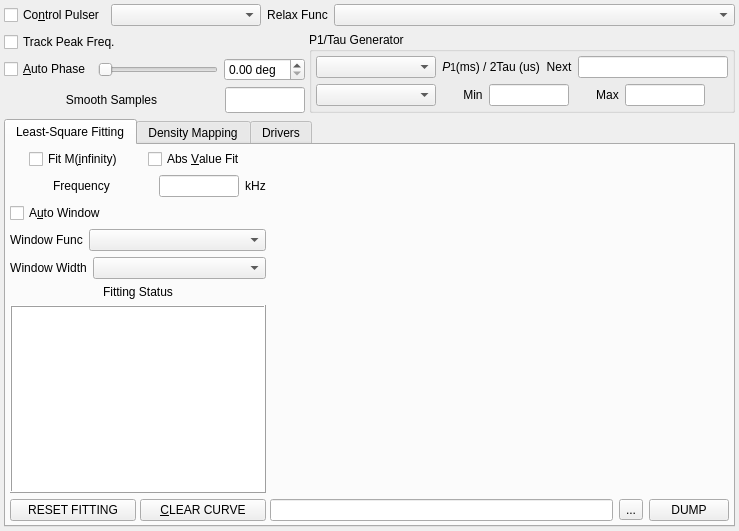
<?xml version="1.0" encoding="UTF-8"?>
<ui version="4.0">
 <class>FrmNMRT1</class>
 <widget class="QMainWindow" name="FrmNMRT1">
  <property name="geometry">
   <rect>
    <x>0</x>
    <y>0</y>
    <width>739</width>
    <height>531</height>
   </rect>
  </property>
  <property name="windowTitle">
   <string>NMR/NQR Relax(T1) Measurement</string>
  </property>
  <widget class="QWidget" name="widget">
   <layout class="QGridLayout" name="gridLayout_2">
    <property name="leftMargin">
     <number>4</number>
    </property>
    <property name="topMargin">
     <number>4</number>
    </property>
    <property name="rightMargin">
     <number>4</number>
    </property>
    <property name="bottomMargin">
     <number>4</number>
    </property>
    <property name="horizontalSpacing">
     <number>4</number>
    </property>
    <property name="verticalSpacing">
     <number>-1</number>
    </property>
    <item row="0" column="0" colspan="2">
     <layout class="QHBoxLayout" name="horizontalLayout_14">
      <item>
       <widget class="QCheckBox" name="m_ckbActive">
        <property name="sizePolicy">
         <sizepolicy hsizetype="Fixed" vsizetype="Fixed">
          <horstretch>0</horstretch>
          <verstretch>0</verstretch>
         </sizepolicy>
        </property>
        <property name="text">
         <string>Co&amp;ntrol Pulser</string>
        </property>
        <property name="shortcut">
         <string>Alt+N</string>
        </property>
       </widget>
      </item>
      <item>
       <widget class="QComboBox" name="m_cmbMode">
        <property name="sizePolicy">
         <sizepolicy hsizetype="Preferred" vsizetype="Fixed">
          <horstretch>0</horstretch>
          <verstretch>0</verstretch>
         </sizepolicy>
        </property>
        <property name="minimumSize">
         <size>
          <width>150</width>
          <height>0</height>
         </size>
        </property>
       </widget>
      </item>
      <item>
       <layout class="QHBoxLayout" name="_18">
        <property name="spacing">
         <number>6</number>
        </property>
        <item>
         <widget class="QLabel" name="textLabel5_3">
          <property name="sizePolicy">
           <sizepolicy hsizetype="Fixed" vsizetype="Fixed">
            <horstretch>0</horstretch>
            <verstretch>0</verstretch>
           </sizepolicy>
          </property>
          <property name="text">
           <string>Relax Func</string>
          </property>
          <property name="alignment">
           <set>Qt::AlignCenter</set>
          </property>
          <property name="wordWrap">
           <bool>false</bool>
          </property>
         </widget>
        </item>
        <item>
         <widget class="QComboBox" name="m_cmbRelaxFunc">
          <property name="sizePolicy">
           <sizepolicy hsizetype="Expanding" vsizetype="Fixed">
            <horstretch>0</horstretch>
            <verstretch>0</verstretch>
           </sizepolicy>
          </property>
         </widget>
        </item>
       </layout>
      </item>
     </layout>
    </item>
    <item row="1" column="0">
     <layout class="QVBoxLayout" name="verticalLayout">
      <property name="spacing">
       <number>6</number>
      </property>
      <item>
       <widget class="QCheckBox" name="m_ckbTrackPeak">
        <property name="sizePolicy">
         <sizepolicy hsizetype="Fixed" vsizetype="Fixed">
          <horstretch>0</horstretch>
          <verstretch>0</verstretch>
         </sizepolicy>
        </property>
        <property name="text">
         <string>Track Peak Freq.</string>
        </property>
        <property name="shortcut">
         <string>Alt+A</string>
        </property>
       </widget>
      </item>
      <item>
       <layout class="QHBoxLayout" name="horizontalLayout">
        <item>
         <widget class="QCheckBox" name="m_ckbAutoPhase">
          <property name="sizePolicy">
           <sizepolicy hsizetype="Fixed" vsizetype="Fixed">
            <horstretch>0</horstretch>
            <verstretch>0</verstretch>
           </sizepolicy>
          </property>
          <property name="text">
           <string>&amp;Auto Phase</string>
          </property>
          <property name="shortcut">
           <string>Alt+A</string>
          </property>
         </widget>
        </item>
        <item>
         <widget class="QSlider" name="m_slPhase">
          <property name="orientation">
           <enum>Qt::Horizontal</enum>
          </property>
         </widget>
        </item>
        <item>
         <widget class="QDoubleSpinBox" name="m_dblPhase">
          <property name="sizePolicy">
           <sizepolicy hsizetype="Preferred" vsizetype="Fixed">
            <horstretch>0</horstretch>
            <verstretch>0</verstretch>
           </sizepolicy>
          </property>
          <property name="suffix">
           <string> deg</string>
          </property>
          <property name="minValue" stdset="0">
           <number>-360</number>
          </property>
          <property name="maxValue" stdset="0">
           <number>360</number>
          </property>
         </widget>
        </item>
       </layout>
      </item>
      <item>
       <layout class="QHBoxLayout" name="_15">
        <property name="spacing">
         <number>6</number>
        </property>
        <item>
         <widget class="QLabel" name="textLabel3_2">
          <property name="sizePolicy">
           <sizepolicy hsizetype="Preferred" vsizetype="Fixed">
            <horstretch>0</horstretch>
            <verstretch>0</verstretch>
           </sizepolicy>
          </property>
          <property name="text">
           <string>Smooth Samples</string>
          </property>
          <property name="alignment">
           <set>Qt::AlignCenter</set>
          </property>
          <property name="wordWrap">
           <bool>false</bool>
          </property>
         </widget>
        </item>
        <item>
         <widget class="QLineEdit" name="m_edSmoothSamples">
          <property name="sizePolicy">
           <sizepolicy hsizetype="Preferred" vsizetype="Fixed">
            <horstretch>0</horstretch>
            <verstretch>0</verstretch>
           </sizepolicy>
          </property>
          <property name="maximumSize">
           <size>
            <width>80</width>
            <height>32767</height>
           </size>
          </property>
         </widget>
        </item>
       </layout>
      </item>
     </layout>
    </item>
    <item row="1" column="1">
     <widget class="QGroupBox" name="groupBox">
      <property name="title">
       <string>P1/Tau Generator</string>
      </property>
      <layout class="QGridLayout" name="gridLayout">
       <property name="leftMargin">
        <number>4</number>
       </property>
       <property name="topMargin">
        <number>4</number>
       </property>
       <property name="rightMargin">
        <number>4</number>
       </property>
       <property name="bottomMargin">
        <number>4</number>
       </property>
       <property name="horizontalSpacing">
        <number>-1</number>
       </property>
       <property name="verticalSpacing">
        <number>6</number>
       </property>
       <item row="0" column="0">
        <widget class="QComboBox" name="m_cmbP1Strategy">
         <property name="sizePolicy">
          <sizepolicy hsizetype="Preferred" vsizetype="Fixed">
           <horstretch>0</horstretch>
           <verstretch>0</verstretch>
          </sizepolicy>
         </property>
        </widget>
       </item>
       <item row="0" column="1">
        <widget class="QLabel" name="textLabel1_2">
         <property name="sizePolicy">
          <sizepolicy hsizetype="Preferred" vsizetype="Fixed">
           <horstretch>0</horstretch>
           <verstretch>0</verstretch>
          </sizepolicy>
         </property>
         <property name="text">
          <string>&lt;i&gt;P&lt;/i&gt;&lt;font size=&quot;-1&quot;&gt;1&lt;/font&gt;(ms) / 2Tau (us)</string>
         </property>
         <property name="alignment">
          <set>Qt::AlignCenter</set>
         </property>
         <property name="wordWrap">
          <bool>true</bool>
         </property>
        </widget>
       </item>
       <item row="1" column="1" colspan="2">
        <layout class="QHBoxLayout" name="_7">
         <item>
          <layout class="QHBoxLayout" name="_8">
           <property name="spacing">
            <number>6</number>
           </property>
           <item>
            <widget class="QLabel" name="textLabel2_2_3">
             <property name="sizePolicy">
              <sizepolicy hsizetype="Fixed" vsizetype="Fixed">
               <horstretch>0</horstretch>
               <verstretch>0</verstretch>
              </sizepolicy>
             </property>
             <property name="text">
              <string>Min</string>
             </property>
             <property name="alignment">
              <set>Qt::AlignCenter</set>
             </property>
             <property name="wordWrap">
              <bool>false</bool>
             </property>
            </widget>
           </item>
           <item>
            <widget class="QLineEdit" name="m_edP1Min">
             <property name="sizePolicy">
              <sizepolicy hsizetype="Preferred" vsizetype="Fixed">
               <horstretch>0</horstretch>
               <verstretch>0</verstretch>
              </sizepolicy>
             </property>
             <property name="minimumSize">
              <size>
               <width>50</width>
               <height>0</height>
              </size>
             </property>
             <property name="maximumSize">
              <size>
               <width>80</width>
               <height>32767</height>
              </size>
             </property>
            </widget>
           </item>
          </layout>
         </item>
         <item>
          <layout class="QHBoxLayout" name="_9">
           <property name="spacing">
            <number>6</number>
           </property>
           <item>
            <widget class="QLabel" name="textLabel2_2_2">
             <property name="sizePolicy">
              <sizepolicy hsizetype="Fixed" vsizetype="Fixed">
               <horstretch>0</horstretch>
               <verstretch>0</verstretch>
              </sizepolicy>
             </property>
             <property name="text">
              <string>Max</string>
             </property>
             <property name="alignment">
              <set>Qt::AlignCenter</set>
             </property>
             <property name="wordWrap">
              <bool>false</bool>
             </property>
            </widget>
           </item>
           <item>
            <widget class="QLineEdit" name="m_edP1Max">
             <property name="sizePolicy">
              <sizepolicy hsizetype="Preferred" vsizetype="Fixed">
               <horstretch>0</horstretch>
               <verstretch>0</verstretch>
              </sizepolicy>
             </property>
             <property name="minimumSize">
              <size>
               <width>50</width>
               <height>0</height>
              </size>
             </property>
             <property name="maximumSize">
              <size>
               <width>80</width>
               <height>32767</height>
              </size>
             </property>
            </widget>
           </item>
          </layout>
         </item>
        </layout>
       </item>
       <item row="1" column="0">
        <widget class="QComboBox" name="m_cmbP1Dist">
         <property name="sizePolicy">
          <sizepolicy hsizetype="Preferred" vsizetype="Fixed">
           <horstretch>0</horstretch>
           <verstretch>0</verstretch>
          </sizepolicy>
         </property>
         <property name="minimumSize">
          <size>
           <width>120</width>
           <height>0</height>
          </size>
         </property>
        </widget>
       </item>
       <item row="0" column="2">
        <layout class="QHBoxLayout" name="_10">
         <item>
          <widget class="QLabel" name="textLabel2_2_4">
           <property name="sizePolicy">
            <sizepolicy hsizetype="Fixed" vsizetype="Fixed">
             <horstretch>0</horstretch>
             <verstretch>0</verstretch>
            </sizepolicy>
           </property>
           <property name="text">
            <string>Next</string>
           </property>
           <property name="alignment">
            <set>Qt::AlignCenter</set>
           </property>
           <property name="wordWrap">
            <bool>false</bool>
           </property>
          </widget>
         </item>
         <item>
          <widget class="QLineEdit" name="m_edP1Next">
           <property name="sizePolicy">
            <sizepolicy hsizetype="Preferred" vsizetype="Fixed">
             <horstretch>0</horstretch>
             <verstretch>0</verstretch>
            </sizepolicy>
           </property>
           <property name="minimumSize">
            <size>
             <width>150</width>
             <height>0</height>
            </size>
           </property>
           <property name="maximumSize">
            <size>
             <width>80</width>
             <height>32767</height>
            </size>
           </property>
          </widget>
         </item>
        </layout>
       </item>
      </layout>
     </widget>
    </item>
    <item row="2" column="0" colspan="2">
     <widget class="QTabWidget" name="tabWidget">
      <property name="currentIndex">
       <number>0</number>
      </property>
      <widget class="QWidget" name="tab">
       <attribute name="title">
        <string>Least-Square Fitting</string>
       </attribute>
       <layout class="QHBoxLayout" name="horizontalLayout_13">
        <property name="spacing">
         <number>4</number>
        </property>
        <property name="leftMargin">
         <number>4</number>
        </property>
        <property name="topMargin">
         <number>4</number>
        </property>
        <property name="rightMargin">
         <number>4</number>
        </property>
        <property name="bottomMargin">
         <number>4</number>
        </property>
        <item>
         <layout class="QVBoxLayout" name="verticalLayout_3">
          <item>
           <layout class="QHBoxLayout" name="horizontalLayout_11">
            <item>
             <widget class="QCheckBox" name="m_ckbMInftyFit">
              <property name="sizePolicy">
               <sizepolicy hsizetype="Fixed" vsizetype="Fixed">
                <horstretch>0</horstretch>
                <verstretch>0</verstretch>
               </sizepolicy>
              </property>
              <property name="text">
               <string>Fit M(&amp;infinity)</string>
              </property>
              <property name="shortcut">
               <string>Alt+I</string>
              </property>
             </widget>
            </item>
            <item>
             <widget class="QCheckBox" name="m_ckbAbsFit">
              <property name="sizePolicy">
               <sizepolicy hsizetype="Fixed" vsizetype="Fixed">
                <horstretch>0</horstretch>
                <verstretch>0</verstretch>
               </sizepolicy>
              </property>
              <property name="text">
               <string>Abs &amp;Value Fit</string>
              </property>
             </widget>
            </item>
           </layout>
          </item>
          <item>
           <layout class="QHBoxLayout" name="_24">
            <property name="spacing">
             <number>6</number>
            </property>
            <item>
             <widget class="QLabel" name="textLabel3_6">
              <property name="sizePolicy">
               <sizepolicy hsizetype="Preferred" vsizetype="Fixed">
                <horstretch>0</horstretch>
                <verstretch>0</verstretch>
               </sizepolicy>
              </property>
              <property name="text">
               <string>Frequency</string>
              </property>
              <property name="alignment">
               <set>Qt::AlignCenter</set>
              </property>
              <property name="wordWrap">
               <bool>false</bool>
              </property>
             </widget>
            </item>
            <item>
             <layout class="QHBoxLayout" name="_25">
              <item>
               <widget class="QLineEdit" name="m_edFreq">
                <property name="sizePolicy">
                 <sizepolicy hsizetype="Preferred" vsizetype="Fixed">
                  <horstretch>0</horstretch>
                  <verstretch>0</verstretch>
                 </sizepolicy>
                </property>
                <property name="maximumSize">
                 <size>
                  <width>80</width>
                  <height>32767</height>
                 </size>
                </property>
               </widget>
              </item>
              <item>
               <widget class="QLabel" name="textLabel2_3_6">
                <property name="sizePolicy">
                 <sizepolicy hsizetype="Fixed" vsizetype="Fixed">
                  <horstretch>0</horstretch>
                  <verstretch>0</verstretch>
                 </sizepolicy>
                </property>
                <property name="text">
                 <string>kHz</string>
                </property>
                <property name="alignment">
                 <set>Qt::AlignCenter</set>
                </property>
                <property name="wordWrap">
                 <bool>false</bool>
                </property>
               </widget>
              </item>
             </layout>
            </item>
           </layout>
          </item>
          <item>
           <widget class="QCheckBox" name="m_ckbAutoWindow">
            <property name="sizePolicy">
             <sizepolicy hsizetype="Fixed" vsizetype="Fixed">
              <horstretch>0</horstretch>
              <verstretch>0</verstretch>
             </sizepolicy>
            </property>
            <property name="text">
             <string>A&amp;uto Window</string>
            </property>
            <property name="shortcut">
             <string>Alt+U</string>
            </property>
           </widget>
          </item>
          <item>
           <layout class="QHBoxLayout" name="_26">
            <property name="spacing">
             <number>6</number>
            </property>
            <item>
             <widget class="QLabel" name="textLabel5_8">
              <property name="sizePolicy">
               <sizepolicy hsizetype="Fixed" vsizetype="Fixed">
                <horstretch>0</horstretch>
                <verstretch>0</verstretch>
               </sizepolicy>
              </property>
              <property name="text">
               <string>Window Func</string>
              </property>
              <property name="alignment">
               <set>Qt::AlignCenter</set>
              </property>
              <property name="wordWrap">
               <bool>false</bool>
              </property>
             </widget>
            </item>
            <item>
             <widget class="QComboBox" name="m_cmbWindowFunc">
              <property name="sizePolicy">
               <sizepolicy hsizetype="Preferred" vsizetype="Fixed">
                <horstretch>0</horstretch>
                <verstretch>0</verstretch>
               </sizepolicy>
              </property>
             </widget>
            </item>
           </layout>
          </item>
          <item>
           <layout class="QHBoxLayout" name="_23">
            <property name="spacing">
             <number>6</number>
            </property>
            <item>
             <widget class="QLabel" name="textLabel5_7">
              <property name="sizePolicy">
               <sizepolicy hsizetype="Fixed" vsizetype="Fixed">
                <horstretch>0</horstretch>
                <verstretch>0</verstretch>
               </sizepolicy>
              </property>
              <property name="text">
               <string>Window Width</string>
              </property>
              <property name="alignment">
               <set>Qt::AlignCenter</set>
              </property>
              <property name="wordWrap">
               <bool>false</bool>
              </property>
             </widget>
            </item>
            <item>
             <widget class="QComboBox" name="m_cmbWindowWidth">
              <property name="sizePolicy">
               <sizepolicy hsizetype="Preferred" vsizetype="Fixed">
                <horstretch>0</horstretch>
                <verstretch>0</verstretch>
               </sizepolicy>
              </property>
             </widget>
            </item>
           </layout>
          </item>
          <item>
           <widget class="QLabel" name="textLabel4_2">
            <property name="sizePolicy">
             <sizepolicy hsizetype="Preferred" vsizetype="Fixed">
              <horstretch>0</horstretch>
              <verstretch>0</verstretch>
             </sizepolicy>
            </property>
            <property name="text">
             <string>Fitting Status</string>
            </property>
            <property name="alignment">
             <set>Qt::AlignCenter</set>
            </property>
            <property name="wordWrap">
             <bool>false</bool>
            </property>
           </widget>
          </item>
          <item>
           <widget class="QTextBrowser" name="m_txtFitStatus">
            <property name="sizePolicy">
             <sizepolicy hsizetype="Preferred" vsizetype="MinimumExpanding">
              <horstretch>0</horstretch>
              <verstretch>0</verstretch>
             </sizepolicy>
            </property>
            <property name="minimumSize">
             <size>
              <width>100</width>
              <height>50</height>
             </size>
            </property>
            <property name="frameShape">
             <enum>QFrame::Box</enum>
            </property>
            <property name="frameShadow">
             <enum>QFrame::Raised</enum>
            </property>
           </widget>
          </item>
          <item>
           <layout class="QHBoxLayout" name="horizontalLayout_12">
            <property name="spacing">
             <number>4</number>
            </property>
            <item>
             <widget class="QPushButton" name="m_btnResetFit">
              <property name="sizePolicy">
               <sizepolicy hsizetype="Preferred" vsizetype="Fixed">
                <horstretch>0</horstretch>
                <verstretch>0</verstretch>
               </sizepolicy>
              </property>
              <property name="text">
               <string>RESET FITTING</string>
              </property>
             </widget>
            </item>
            <item>
             <widget class="QPushButton" name="m_btnClear">
              <property name="sizePolicy">
               <sizepolicy hsizetype="Preferred" vsizetype="Fixed">
                <horstretch>0</horstretch>
                <verstretch>0</verstretch>
               </sizepolicy>
              </property>
              <property name="text">
               <string>&amp;CLEAR CURVE</string>
              </property>
              <property name="autoDefault">
               <bool>false</bool>
              </property>
             </widget>
            </item>
           </layout>
          </item>
         </layout>
        </item>
        <item>
         <layout class="QVBoxLayout" name="verticalLayout_4">
          <item>
           <widget class="XQGraph" name="m_graph" native="true">
            <property name="sizePolicy">
             <sizepolicy hsizetype="Expanding" vsizetype="Expanding">
              <horstretch>0</horstretch>
              <verstretch>0</verstretch>
             </sizepolicy>
            </property>
            <property name="minimumSize">
             <size>
              <width>300</width>
              <height>0</height>
             </size>
            </property>
           </widget>
          </item>
          <item>
           <layout class="QHBoxLayout" name="_12">
            <property name="spacing">
             <number>6</number>
            </property>
            <item>
             <widget class="QLineEdit" name="m_edDump"/>
            </item>
            <item>
             <widget class="QToolButton" name="m_tbDump">
              <property name="text">
               <string>...</string>
              </property>
             </widget>
            </item>
            <item>
             <widget class="QPushButton" name="m_btnDump">
              <property name="text">
               <string>DUMP</string>
              </property>
              <property name="autoDefault">
               <bool>false</bool>
              </property>
             </widget>
            </item>
           </layout>
          </item>
         </layout>
        </item>
       </layout>
      </widget>
      <widget class="QWidget" name="tab_2">
       <attribute name="title">
        <string>Density Mapping</string>
       </attribute>
       <layout class="QHBoxLayout" name="horizontalLayout_8">
        <property name="spacing">
         <number>-1</number>
        </property>
        <property name="leftMargin">
         <number>4</number>
        </property>
        <property name="topMargin">
         <number>4</number>
        </property>
        <property name="rightMargin">
         <number>4</number>
        </property>
        <property name="bottomMargin">
         <number>4</number>
        </property>
        <item>
         <layout class="QVBoxLayout" name="verticalLayout_10">
          <item>
           <layout class="QVBoxLayout" name="verticalLayout_9">
            <property name="spacing">
             <number>4</number>
            </property>
            <item>
             <layout class="QHBoxLayout" name="_4">
              <property name="spacing">
               <number>6</number>
              </property>
              <item>
               <widget class="QLabel" name="textLabel3_3">
                <property name="sizePolicy">
                 <sizepolicy hsizetype="Preferred" vsizetype="Fixed">
                  <horstretch>0</horstretch>
                  <verstretch>0</verstretch>
                 </sizepolicy>
                </property>
                <property name="text">
                 <string>Band Width</string>
                </property>
                <property name="alignment">
                 <set>Qt::AlignCenter</set>
                </property>
                <property name="wordWrap">
                 <bool>false</bool>
                </property>
               </widget>
              </item>
              <item>
               <layout class="QHBoxLayout" name="_5">
                <item>
                 <widget class="QLineEdit" name="m_edRegularizationBW">
                  <property name="sizePolicy">
                   <sizepolicy hsizetype="Preferred" vsizetype="Fixed">
                    <horstretch>0</horstretch>
                    <verstretch>0</verstretch>
                   </sizepolicy>
                  </property>
                  <property name="maximumSize">
                   <size>
                    <width>80</width>
                    <height>32767</height>
                   </size>
                  </property>
                 </widget>
                </item>
                <item>
                 <widget class="QLabel" name="textLabel2_3_3">
                  <property name="sizePolicy">
                   <sizepolicy hsizetype="Fixed" vsizetype="Fixed">
                    <horstretch>0</horstretch>
                    <verstretch>0</verstretch>
                   </sizepolicy>
                  </property>
                  <property name="text">
                   <string>kHz</string>
                  </property>
                  <property name="alignment">
                   <set>Qt::AlignCenter</set>
                  </property>
                  <property name="wordWrap">
                   <bool>false</bool>
                  </property>
                 </widget>
                </item>
               </layout>
              </item>
             </layout>
            </item>
            <item>
             <layout class="QHBoxLayout" name="_6">
              <property name="spacing">
               <number>6</number>
              </property>
              <item>
               <widget class="QLabel" name="textLabel3_4">
                <property name="sizePolicy">
                 <sizepolicy hsizetype="Preferred" vsizetype="Fixed">
                  <horstretch>0</horstretch>
                  <verstretch>0</verstretch>
                 </sizepolicy>
                </property>
                <property name="text">
                 <string>Resolution</string>
                </property>
                <property name="alignment">
                 <set>Qt::AlignCenter</set>
                </property>
                <property name="wordWrap">
                 <bool>false</bool>
                </property>
               </widget>
              </item>
              <item>
               <layout class="QHBoxLayout" name="_11">
                <item>
                 <widget class="QLineEdit" name="m_edRegularizationResolution">
                  <property name="sizePolicy">
                   <sizepolicy hsizetype="Preferred" vsizetype="Fixed">
                    <horstretch>0</horstretch>
                    <verstretch>0</verstretch>
                   </sizepolicy>
                  </property>
                  <property name="maximumSize">
                   <size>
                    <width>80</width>
                    <height>32767</height>
                   </size>
                  </property>
                 </widget>
                </item>
                <item>
                 <widget class="QLabel" name="textLabel2_3_4">
                  <property name="sizePolicy">
                   <sizepolicy hsizetype="Fixed" vsizetype="Fixed">
                    <horstretch>0</horstretch>
                    <verstretch>0</verstretch>
                   </sizepolicy>
                  </property>
                  <property name="text">
                   <string>kHz</string>
                  </property>
                  <property name="alignment">
                   <set>Qt::AlignCenter</set>
                  </property>
                  <property name="wordWrap">
                   <bool>false</bool>
                  </property>
                 </widget>
                </item>
               </layout>
              </item>
             </layout>
            </item>
           </layout>
          </item>
          <item>
           <layout class="QVBoxLayout" name="verticalLayout_8">
            <item>
             <widget class="XQGraph" name="m_graphAllRelaxCurves" native="true">
              <property name="sizePolicy">
               <sizepolicy hsizetype="Expanding" vsizetype="Expanding">
                <horstretch>0</horstretch>
                <verstretch>0</verstretch>
               </sizepolicy>
              </property>
              <property name="minimumSize">
               <size>
                <width>300</width>
                <height>0</height>
               </size>
              </property>
             </widget>
            </item>
            <item>
             <layout class="QHBoxLayout" name="horizontalLayout_3">
              <property name="spacing">
               <number>4</number>
              </property>
              <item>
               <widget class="QLineEdit" name="m_edAllRelaxCurvesDump"/>
              </item>
              <item>
               <widget class="QToolButton" name="m_tbAllRelaxCurvesDump">
                <property name="text">
                 <string>...</string>
                </property>
               </widget>
              </item>
              <item>
               <widget class="QPushButton" name="m_btnAllRelaxCurvesDump">
                <property name="text">
                 <string>DUMP</string>
                </property>
                <property name="autoDefault">
                 <bool>false</bool>
                </property>
               </widget>
              </item>
             </layout>
            </item>
           </layout>
          </item>
         </layout>
        </item>
        <item>
         <layout class="QVBoxLayout" name="verticalLayout_11">
          <item>
           <layout class="QHBoxLayout" name="horizontalLayout_6">
            <property name="spacing">
             <number>4</number>
            </property>
            <item>
             <widget class="QLabel" name="textLabel5_4">
              <property name="sizePolicy">
               <sizepolicy hsizetype="Fixed" vsizetype="Fixed">
                <horstretch>0</horstretch>
                <verstretch>0</verstretch>
               </sizepolicy>
              </property>
              <property name="text">
               <string>Tikhonov Regularization Parameter</string>
              </property>
              <property name="alignment">
               <set>Qt::AlignCenter</set>
              </property>
              <property name="wordWrap">
               <bool>false</bool>
              </property>
             </widget>
            </item>
            <item>
             <widget class="QComboBox" name="m_cmbRegularizationChoice">
              <property name="sizePolicy">
               <sizepolicy hsizetype="Preferred" vsizetype="Fixed">
                <horstretch>0</horstretch>
                <verstretch>0</verstretch>
               </sizepolicy>
              </property>
             </widget>
            </item>
           </layout>
          </item>
          <item>
           <layout class="QVBoxLayout" name="verticalLayout_2">
            <item>
             <widget class="XQGraph" name="m_graphRelaxMap" native="true">
              <property name="sizePolicy">
               <sizepolicy hsizetype="Expanding" vsizetype="Expanding">
                <horstretch>0</horstretch>
                <verstretch>0</verstretch>
               </sizepolicy>
              </property>
              <property name="minimumSize">
               <size>
                <width>300</width>
                <height>0</height>
               </size>
              </property>
             </widget>
            </item>
            <item>
             <layout class="QHBoxLayout" name="horizontalLayout_5">
              <property name="spacing">
               <number>4</number>
              </property>
              <item>
               <widget class="QLineEdit" name="m_edRelaxMapDump"/>
              </item>
              <item>
               <widget class="QToolButton" name="m_tbRelaxMapDump">
                <property name="text">
                 <string>...</string>
                </property>
               </widget>
              </item>
              <item>
               <widget class="QPushButton" name="m_btnRelaxMapDump">
                <property name="text">
                 <string>DUMP</string>
                </property>
                <property name="autoDefault">
                 <bool>false</bool>
                </property>
               </widget>
              </item>
             </layout>
            </item>
           </layout>
          </item>
         </layout>
        </item>
       </layout>
      </widget>
      <widget class="QWidget" name="tab_3">
       <attribute name="title">
        <string>Drivers</string>
       </attribute>
       <layout class="QVBoxLayout" name="verticalLayout_7">
        <item>
         <layout class="QHBoxLayout" name="horizontalLayout_2">
          <property name="spacing">
           <number>6</number>
          </property>
          <property name="sizeConstraint">
           <enum>QLayout::SetDefaultConstraint</enum>
          </property>
          <item>
           <layout class="QVBoxLayout" name="verticalLayout_5">
            <property name="spacing">
             <number>2</number>
            </property>
            <item>
             <widget class="QLabel" name="textLabel1_3">
              <property name="sizePolicy">
               <sizepolicy hsizetype="Preferred" vsizetype="Fixed">
                <horstretch>0</horstretch>
                <verstretch>0</verstretch>
               </sizepolicy>
              </property>
              <property name="text">
               <string>Pulser</string>
              </property>
              <property name="alignment">
               <set>Qt::AlignCenter</set>
              </property>
              <property name="wordWrap">
               <bool>false</bool>
              </property>
             </widget>
            </item>
            <item>
             <widget class="QComboBox" name="m_cmbPulser">
              <property name="sizePolicy">
               <sizepolicy hsizetype="Preferred" vsizetype="Fixed">
                <horstretch>0</horstretch>
                <verstretch>0</verstretch>
               </sizepolicy>
              </property>
             </widget>
            </item>
           </layout>
          </item>
          <item>
           <layout class="QVBoxLayout" name="verticalLayout_6">
            <property name="spacing">
             <number>2</number>
            </property>
            <item>
             <layout class="QHBoxLayout" name="_3">
              <item>
               <widget class="QLabel" name="textLabel1_3_2_2">
                <property name="sizePolicy">
                 <sizepolicy hsizetype="Fixed" vsizetype="Fixed">
                  <horstretch>0</horstretch>
                  <verstretch>0</verstretch>
                 </sizepolicy>
                </property>
                <property name="text">
                 <string>PulseAnalyzer 1</string>
                </property>
                <property name="alignment">
                 <set>Qt::AlignCenter</set>
                </property>
                <property name="wordWrap">
                 <bool>false</bool>
                </property>
               </widget>
              </item>
              <item>
               <widget class="QComboBox" name="m_cmbPulse1">
                <property name="sizePolicy">
                 <sizepolicy hsizetype="Preferred" vsizetype="Fixed">
                  <horstretch>0</horstretch>
                  <verstretch>0</verstretch>
                 </sizepolicy>
                </property>
               </widget>
              </item>
             </layout>
            </item>
            <item>
             <layout class="QHBoxLayout" name="_2">
              <item>
               <widget class="QLabel" name="textLabel1_3_2">
                <property name="sizePolicy">
                 <sizepolicy hsizetype="Fixed" vsizetype="Fixed">
                  <horstretch>0</horstretch>
                  <verstretch>0</verstretch>
                 </sizepolicy>
                </property>
                <property name="text">
                 <string>PulseAnalyzer 2</string>
                </property>
                <property name="alignment">
                 <set>Qt::AlignCenter</set>
                </property>
                <property name="wordWrap">
                 <bool>false</bool>
                </property>
               </widget>
              </item>
              <item>
               <widget class="QComboBox" name="m_cmbPulse2">
                <property name="sizePolicy">
                 <sizepolicy hsizetype="Preferred" vsizetype="Fixed">
                  <horstretch>0</horstretch>
                  <verstretch>0</verstretch>
                 </sizepolicy>
                </property>
               </widget>
              </item>
             </layout>
            </item>
           </layout>
          </item>
         </layout>
        </item>
        <item>
         <spacer name="verticalSpacer">
          <property name="orientation">
           <enum>Qt::Vertical</enum>
          </property>
          <property name="sizeHint" stdset="0">
           <size>
            <width>20</width>
            <height>298</height>
           </size>
          </property>
         </spacer>
        </item>
       </layout>
      </widget>
     </widget>
    </item>
   </layout>
  </widget>
 </widget>
 <layoutdefault spacing="6" margin="11"/>
 <customwidgets>
  <customwidget>
   <class>XQGraph</class>
   <extends>QWidget</extends>
   <header>graphwidget.h</header>
  </customwidget>
 </customwidgets>
 <tabstops>
  <tabstop>m_ckbActive</tabstop>
  <tabstop>m_cmbMode</tabstop>
  <tabstop>m_cmbRelaxFunc</tabstop>
  <tabstop>m_ckbTrackPeak</tabstop>
  <tabstop>m_ckbAutoPhase</tabstop>
  <tabstop>m_slPhase</tabstop>
  <tabstop>m_dblPhase</tabstop>
  <tabstop>m_edSmoothSamples</tabstop>
  <tabstop>m_cmbP1Strategy</tabstop>
  <tabstop>m_cmbP1Dist</tabstop>
  <tabstop>m_edP1Next</tabstop>
  <tabstop>m_edP1Min</tabstop>
  <tabstop>m_edP1Max</tabstop>
  <tabstop>tabWidget</tabstop>
  <tabstop>m_ckbMInftyFit</tabstop>
  <tabstop>m_ckbAbsFit</tabstop>
  <tabstop>m_edFreq</tabstop>
  <tabstop>m_ckbAutoWindow</tabstop>
  <tabstop>m_cmbWindowFunc</tabstop>
  <tabstop>m_cmbWindowWidth</tabstop>
  <tabstop>m_txtFitStatus</tabstop>
  <tabstop>m_btnResetFit</tabstop>
  <tabstop>m_btnClear</tabstop>
  <tabstop>m_edDump</tabstop>
  <tabstop>m_tbDump</tabstop>
  <tabstop>m_btnDump</tabstop>
  <tabstop>m_edRegularizationBW</tabstop>
  <tabstop>m_edRegularizationResolution</tabstop>
  <tabstop>m_cmbRegularizationChoice</tabstop>
  <tabstop>m_edAllRelaxCurvesDump</tabstop>
  <tabstop>m_tbAllRelaxCurvesDump</tabstop>
  <tabstop>m_btnAllRelaxCurvesDump</tabstop>
  <tabstop>m_edRelaxMapDump</tabstop>
  <tabstop>m_tbRelaxMapDump</tabstop>
  <tabstop>m_btnRelaxMapDump</tabstop>
  <tabstop>m_cmbPulser</tabstop>
  <tabstop>m_cmbPulse1</tabstop>
  <tabstop>m_cmbPulse2</tabstop>
 </tabstops>
 <resources/>
 <connections/>
</ui>
